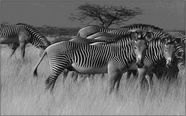
#> input picture zebra_1.tif, 186 x 116 px, shrunk from 640 x 400 before the run
$ python tpImagesMatching.py
#> lines starting #> are read from the running program, lines starting #| are printed output that depends on the picture; after the words box and inside, x2 and y2 are one past the last pixel; in counts of white or black regions, pixels touching at a corner belong together
#> in safe_imread, img is the input picture: PIL image 186x116 L; min 0, max 219, mean 108.6
#> call 2 of safe_imread, with path = 'zebra_2.tif'
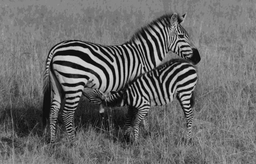
#> input picture zebra_2.tif, 256 x 164 px, shrunk from 881 x 563 before the run
#> in safe_imread, img is the input picture: PIL image 256x164 L; min 0, max 222, mean 105.8
#> call 3 of safe_imread, with path = 'zebra_3.tif'
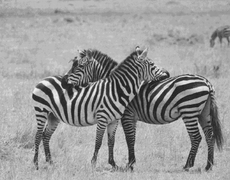
#> input picture zebra_3.tif, 230 x 180 px, shrunk from 792 x 619 before the run
#> in safe_imread, img is the input picture: PIL image 230x180 L; min 22, max 245, mean 152.9
import numpy as np
import cv2
import os
from skimage.feature import local_binary_pattern
from scipy.ndimage import uniform_filter
from PIL import Image

DOSSIER_SCRIPT = os.path.dirname(os.path.abspath(__file__))


######################## Exercice 1 :

def glcm(window, nb_grays) :
    """
    Cette fonction calcule la matrice de co-occurrence GLCM
    pour une fenêtre d'image.

    Pour calculer cette matrice, on utilise un offset horizontal.
    On va parcourir la fenêtre horizontalement et pour chaque pixel actuel,
    on va regarder sont pixel voisin.

    :param window: fenêtre d'image
    :param nb_grays: nombre de niveaux de gris
    """

    glcm_matrix = np.zeros((nb_grays, nb_grays), dtype=int)

    height, width = window.shape

    #on choisit un offset horizontal
    for y in range(height) :
        for x in range(width-1) : #-1 car offset horizontal sur b
            a = window[y,x]
            b = window[y,x+1] #on regarde le voisin horizontal

            if 0<=a<nb_grays and 0<=b<nb_grays :
                glcm_matrix[a,b] += 1
    glcm_matrix = glcm_matrix + glcm_matrix.T  # symétrie pour compter aussi l'offset inverse
    return glcm_matrix


def glcm_variance(glcm_mat) :
    """
    Cette fonction a pour but de calculer la variance
    de la matrice glcm.

    :param glcm_mat: matrice de co-occurrence faite par la fonction glcm
    """

    t = glcm_mat.sum()
    if t==0 :
        return 0

    p = glcm_mat/t #matrice de probabilités P provenant des descripteurs d'Haralick

    i,j = np.indices(p.shape) #récupère les indices i et j de la matrice p

    moy = np.sum(i*p) #calcule la moyenne

    return np.sum(((i-moy)**2)*p)


def glcm_contrast(glcm_mat) :
    """
    Cette fonction a pour but de calculer le contraste
    de la matrice glcm.

    :param glcm_mat: matrice de co-occurrence faite par la fonction glcm
    """

    t = glcm_mat.sum()
    if t==0 :
        return 0

    p = glcm_mat/t #matrice de probabilités P provenant des descripteurs d'Haralick

    i,j = np.indices(p.shape) #récupère les indices i et j de la matrice p

    return np.sum(((i-j)**2)*p)


#calculer mat de co-occurrence pour chaque partie de l'image
#et ensuite, pourra calculer un seuil avec qui permettra de faire ressortir objets de l'image

def glcm_entropy(glcm_mat) :
    """
    Cette fonction a pour but de calculer l'entropie
    de la matrice glcm.

    :param glcm_mat: matrice de co-occurrence faite par la fonction glcm
    """

    t = glcm_mat.sum()
    if t==0 :
        return 0

    p = glcm_mat/t #matrice de probabilités P provenant des descripteurs d'Haralick

    return -np.sum(p[p>0] * np.log2(p[p>0]))


#calculer mat de co-occurrence pour chaque partie de l'image
#et ensuite, pourra calculer un seuil avec qui permettra de faire ressortir objets de l'image


def image_feature(image, window_size, nb_grays) :

    """
    Cette fonction calcule les cartes de features (variance, contraste et entropie)
    pour image en la scannant avec une fenêtre glissante d'une taille à définir.

    :param image: image à scanner
    :param window_size: taille de la fenêtre glissante
    :param nb_grays: nombre de niveaux de gris
    """
#> called with window_size = 9, nb_grays = 16

    height, width = image.shape
#> height = 116; width = 186
    half_window = window_size//2
    #feature_mat = np.zeros((height, width), dtype=float)
    #feature_mat = (image * (nb_grays - 1)).astype(int)
    feature_mat = np.pad(image, half_window, mode='constant', constant_values=0) #pour gérer les bords
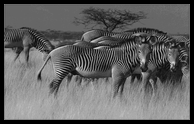
#> feature_mat: shape (124, 194); min 0, max 219, mean 97.4


    var_map = np.zeros((height, width))
    cont_map = np.zeros((height, width))
    ent_map = np.zeros((height, width))

    stride = 3 #pour rendre l'exécution plus raoide

    #on calcule la glcm sur chaque partie de l'image
    for y in range(half_window, height - half_window, stride):
        for x in range(half_window, width - half_window, stride):
            window = feature_mat[y-half_window : x+half_window+1, x-half_window : x+half_window+1]
            glcm_mat = glcm(window, nb_grays)

            #on calcule variance, contraste et entropie
            var = glcm_variance(glcm_mat)
            cont = glcm_contrast(glcm_mat)
            ent = glcm_entropy(glcm_mat)
            var_map[y, x] = var
            cont_map[y, x] = cont
            ent_map[y, x] = ent

    return var_map, cont_map, ent_map


def threshold_mask(feature_map, thresh):
    """
    Normalise et applique un seuillage pour créer un masque à partir de feature_map.

    :param feature_map: carte de feature
    :param thresh: seuil (après normalisation 0-255)
    """
#> called with thresh = 10
    norm_map = cv2.normalize(feature_map, None, 0, 255, cv2.NORM_MINMAX).astype(np.uint8)
    _, mask = cv2.threshold(norm_map, thresh, 255, cv2.THRESH_BINARY)
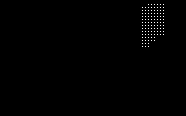
#> mask: shape (116, 186); 0.47% white in thin lines or dots, all inside (x1, y1, x2, y2) = (142, 4, 164, 47)
    return mask


def safe_imread(path):
    """
    Lit une image TIFF en utilisant PIL pour gérer les formats non supportés par OpenCV.
    """
    img = Image.open(path)
    img = img.convert('L')  # Convertir en grayscale 8-bit
    return np.array(img)


zebra1 = safe_imread(os.path.join(DOSSIER_SCRIPT,"zebra_1.tif"))
zebra2 = safe_imread(os.path.join(DOSSIER_SCRIPT,"zebra_2.tif"))
zebra3 = safe_imread(os.path.join(DOSSIER_SCRIPT,"zebra_3.tif"))

nb_grays = 16

window_size = 9

# Test question 1 :
v_map, c_map, e_map = image_feature(zebra1, window_size, nb_grays)


# Test question 2 :

cont_thresh = 10  # à ajuster si nécessaire
mask_glcm_cont = threshold_mask(c_map, cont_thresh) #test sur contraste


var_thresh = 5  # à ajuster si nécessaire
mask_glcm_var = threshold_mask(v_map, cont_thresh) #test sur variance
#> in threshold_mask (call 2), `_, mask = cv2.threshold(norm_map, thresh, 255, cv2.THRESH_BINARY)`: mask: shape (116, 186); 0.5% white in thin lines or dots, all inside (x1, y1, x2, y2) = (67, 4, 164, 47)


cv2.imshow("Var_map avec zebra 1", mask_glcm_var)
cv2.waitKey(0)
cv2.destroyAllWindows()

cv2.imshow("Cont_map avec zebra 1", mask_glcm_cont)
cv2.waitKey(0)
cv2.destroyAllWindows()

# Test question 4 :

lbp_map = local_binary_pattern(zebra1, P=24, R=3, method="uniform")
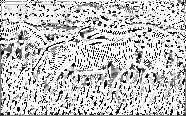
#> lbp_map: shape (116, 186) float64; min 0, max 25, mean 19.2; drawn with min black and max white


cv2.imshow("LBP avec zebra 1", lbp_map)
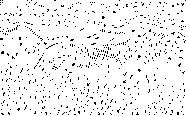
#> window 'LBP avec zebra 1': shape (116, 186); 94% white; black in thin lines or dots
cv2.waitKey(0)
cv2.destroyAllWindows()
